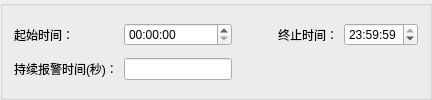
    <widget class="QGroupBox" name="groupBox_2">
     <property name="title">
      <string/>
     </property>
     <layout class="QGridLayout" name="gridLayout_2">
      <item row="0" column="4">
       <widget class="QTimeEdit" name="tedt_endtime">
        <property name="time">
         <time>
          <hour>23</hour>
          <minute>59</minute>
          <second>59</second>
         </time>
        </property>
       </widget>
      </item>
      <item row="1" column="0">
       <widget class="QLabel" name="label_3">
        <property name="text">
         <string>持续报警时间(秒)：</string>
        </property>
       </widget>
      </item>
      <item row="0" column="3">
       <widget class="QLabel" name="label_2">
        <property name="text">
         <string>终止时间：</string>
        </property>
       </widget>
      </item>
      <item row="1" column="1">
       <widget class="QLineEdit" name="ledt_continue">
        <property name="inputMethodHints">
         <set>Qt::ImhDigitsOnly</set>
        </property>
        <property name="inputMask">
         <string>999</string>
        </property>
        <property name="text">
         <string/>
        </property>
       </widget>
      </item>
      <item row="0" column="1">
       <widget class="QTimeEdit" name="tedt_starttime"/>
      </item>
      <item row="0" column="0">
       <widget class="QLabel" name="label">
        <property name="text">
         <string>起始时间：</string>
        </property>
       </widget>
      </item>
      <item row="0" column="2">
       <spacer name="horizontalSpacer_8">
        <property name="orientation">
         <enum>Qt::Horizontal</enum>
        </property>
        <property name="sizeHint" stdset="0">
         <size>
          <width>40</width>
          <height>20</height>
         </size>
        </property>
       </spacer>
      </item>
     </layout>
    </widget>
